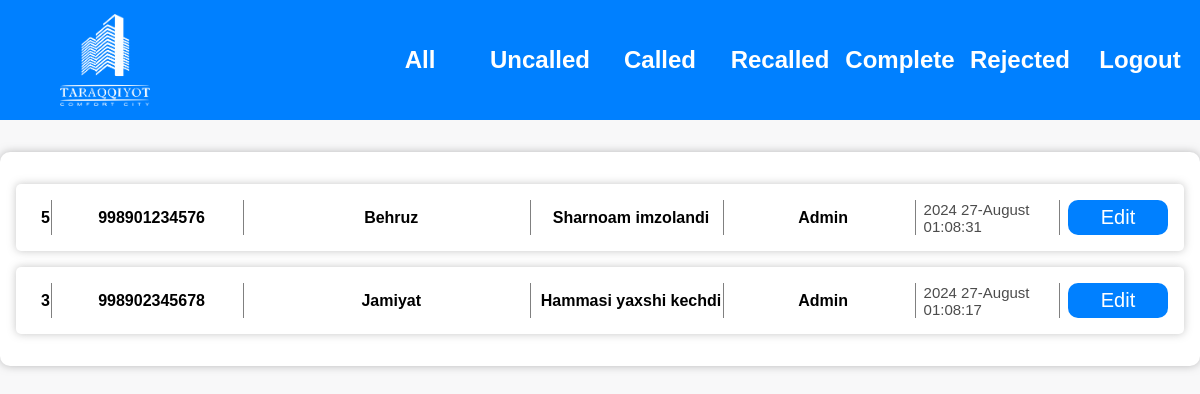
/complete/ (signed in), run on an earlier commit of the app's database.
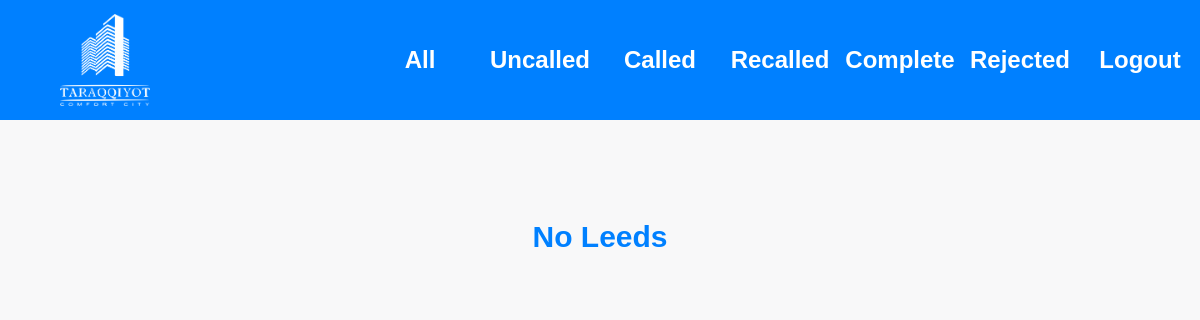
And on a later commit of the database.
### models/models.py (models this page shows, shortened)
class Leeds(models.Model):
    name = models.CharField(max_length=255)
    phonenumber = models.IntegerField()
    comment = models.TextField(null=True, blank=True)
    objects = models.Manager()
    status = models.CharField(max_length=50, choices=Status, default=Status.uncalled)
    author = models.ForeignKey(User, on_delete=models.CASCADE, null=True, blank=True)
    create_time = models.DateTimeField(auto_now_add=True)
    update_time = models.DateTimeField(auto_now=True)

### models/views.py (the view)
# urls.py: path('complete/', complete_page, name='complete'),
@login_required
def complete_page(request):
    leeds = Leeds.objects.filter(status='complete').order_by('-create_time')
    page = request.GET.get('page', 1)
    paginator = Paginator(leeds, 20)
    try:
        pages = paginator.page(page)
    except PageNotAnInteger:
        pages = paginator.page(1)
    except EmptyPage:
        pages = paginator.page(paginator.num_pages)
    context = {
        "pages": pages,
    }
    return render(request, 'complete.html', context)

### templates/complete.html (shortened to what this page needs)
{% extends 'base.html' %}
{% load static %}
{% block content %}
{% if pages %}
<div class="hero">
  <div class="users">
    <div class="users__content">
      {% for post in pages %}
      <div class="users__list">
        <div class="users__item">
          <h3>{{ post.id }}</h3>
        </div>
        <div class="users__item">
          <h3 class="phone">{{post.phonenumber}}</h3>
        </div>
               <div class="users__item">
          <h3 class="name">{{ post.name.title }}</h3>
        </div>
        <div class="users__item">
             <h3 class="comments">
                {% if post.comment %}
                {{ post.comment | truncatewords:3 }}
                {% else %}
                No Comment
                {% endif %}
            </h3>
        </div>
        <div class="users__item">
          <h3 class="name">
            {% if post.author %}
                {{ post.author.username.title | truncatewords:3 }}
                {% else %}
                Non User
                {% endif %}
            </h3>
        </div>
        <div class="users__item">
          <p class="date">{{ post.update_time | date:"Y   d-F  h:m:s" }}</p>
        </div>
        <div class="users__item">
          <a href="{% url 'single' post.id %}">Edit</a>
        </div>
      </div>
    {% endfor %}
    </div>
  </div>
</div>
{% else %}
<h2 style="font-size:30px; text-align: center; color: #0080ff; margin-top:100px;">No Leeds</h2>
{% endif %}
{% endblock content %}

What changed in the data, as far as the page shows it:
removed Leeds: id "5", phonenumber "998901234576", name "Behruz", comment "Sharnoam imzolandi", author.username "Admin", update_time "2024 27-August 01:08:31"
no longer on this page (row edited): Leeds: id "3", phonenumber "998902345678", name "Jamiyat", comment "Hammasi yaxshi kechdi", author.username "Admin", update_time "2024 27-August 01:08:17"
Also different on the page:
text now shown: "No Leeds"
